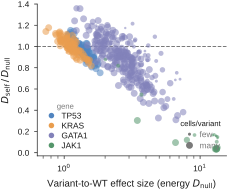

Source code (Python):
"""Figure 3d - Effect size and sampling depth jointly determine the window.

Data-direct. Source: native-depth per-perturbation rows (fig3_data), plotting
variant-to-WT effect size (x, log) against the split-half ratio D_self/D_null (y),
with marker area proportional to effective cells per variant and colour by gene.
Rebuts the "TP53/KRAS are just low-depth" reading: they carry many cells yet sit
near R=1, whereas JAK1 has fewer cells but a wide (low-R) window. No regression is
fit; the panel shows the joint landscape only.

Run:  python fig3d_landscape.py  ->  fig3d_landscape.pdf (+ .png)
"""
from __future__ import annotations

import numpy as np
from matplotlib.lines import Line2D

import fig3_data as D
import nm_style as S


def main() -> None:
    S.apply_rcparams()
    fig, ax = S.panel(62, 50)

    for gene in S.GENE_ORDER:
        n = D.native_rankability(gene)
        es = n["effect_size"].to_numpy(float)
        ratio = n["ratio"].to_numpy(float)
        ncell = n["n_cells"].to_numpy(float)
        good = np.isfinite(es) & np.isfinite(ratio) & (es > 0)
        sizes = 3 + 22 * (ncell[good] - ncell[good].min()) / (np.ptp(ncell[good]) + 1e-9)
        ax.scatter(es[good], ratio[good], s=sizes, color=S.GENE_COLORS[gene],
                   alpha=0.55, linewidths=0, zorder=3)

    ax.axhline(1.0, color=S.GREY, ls="--", lw=0.7, zorder=1)
    ax.set_xscale("log")
    ax.set_xlabel(r"Variant-to-WT effect size (energy $D_\mathrm{null}$)")
    ax.set_ylabel(r"$D_\mathrm{self}\,/\,D_\mathrm{null}$")
    ax.set_ylim(-0.03, 1.4)
    S.despine(ax)
    ax.tick_params(length=2.2)

    gene_handles = [Line2D([0], [0], marker="o", color="none", markeredgecolor="none",
                           markerfacecolor=S.GENE_COLORS[g], markersize=4, label=g)
                    for g in S.GENE_ORDER]
    leg1 = ax.legend(handles=gene_handles, loc="lower left", title="gene",
                     handletextpad=0.2, labelspacing=0.25, borderpad=0.2,
                     title_fontsize=5.5)
    leg1.get_title().set_color(S.GREY)
    ax.add_artist(leg1)
    size_handles = [Line2D([0], [0], marker="o", color="none", markeredgecolor="none",
                           markerfacecolor=S.GREY, markersize=ms, label=lab)
                    for ms, lab in [(2.2, "few"), (5.0, "many")]]
    ax.legend(handles=size_handles, loc="lower right", title="cells/variant",
              handletextpad=0.2, labelspacing=0.4, borderpad=0.2, title_fontsize=5.5,
              labelcolor=S.GREY)

    S.save(fig, "fig3d_landscape")
    print("drawn: effect-size vs ratio, size=cells; genes", S.GENE_ORDER)


if __name__ == "__main__":
    main()
